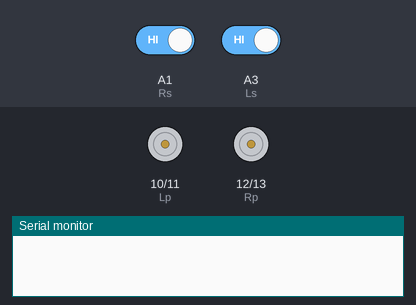
Recording of a sketch running on a simulated Arduino Uno, built with avr-gcc and run on an emulated ATmega328P. On the bench: motor-driver pin pairs drawn as motors (green arrow = first pin HIGH = forward, orange = second pin HIGH = backward, longer = more drive), the last lines printed to the serial monitor. The test bench sets the inputs (shaded band); at power-on: A1 (Rs) HIGH, A3 (Ls) HIGH.

Above: at 1.2 s.
1.3 s: A1 (Rs) driven LOW
At 2.4 s:
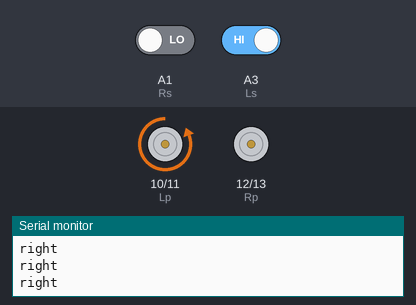
2.8 s: A3 (Ls) driven LOW
At 4.0 s:
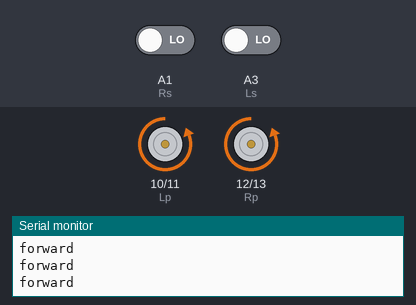
4.3 s: A1 (Rs) driven HIGH
At 5.0 s:
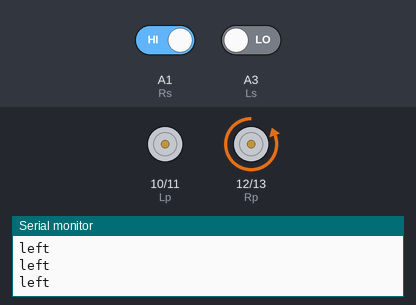
Timing chart, 0 to 7.3 s (numbered marks = the images above; inputs shaded):
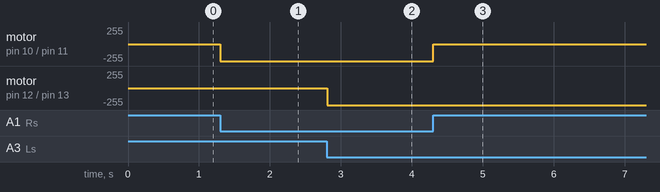

Measured:
- after the input at 1.3 s, motor on pin 10 (Lp) / pin 11 (Ln): stopped → backward 255/255 at once
- after the input at 2.8 s, motor on pin 12 (Rp) / pin 13 (Rn): stopped → backward 255/255 at once
- after the input at 4.3 s, motor on pin 10 (Lp) / pin 11 (Ln): backward 255/255 → stopped at once

The sketch:

line.ino
```cpp
/*
 *  Program: line_following_white
 *
 *  Reads an input from the line following sensors panel connected at pins A1,A2,A3
 *  and drives the left and right motor to trace the line
 *  Background Color: Black
 *  Line Color: White
 *  Sensor sequence -->  Sensor orientation: LED's facing forward
                         |----------------------------------------------|
                         |---A4----------A3-----A2-----A1----------A0---|
                         |----------------------------------------------|
                                      sensors utilised A3-A1
 *
 *  Digital Sensor Output:  Black = 0
 *                          White = 1
 *  Serial Baudrate: 9600 baud
 *
*/

// Left Motor Controls
# define Lp  10    // ip B
# define Ln  11   // ip A
//# define El  5
// Right Motor Controls
# define Rp  12   // ip A
# define Rn  13   // ip B
//# define Er  6

// Grid Sensors // holding the bot with gripper oriented outwards
# define Rs   A1
//# define Ms   A2
# define Ls   A3

void setup()
{  // put your setup code here, to run once:
  Serial.begin(9600);
  pinMode (Lp, OUTPUT);
  pinMode (Ln, OUTPUT);
  //pinMode (El, OUTPUT);
  pinMode (Rp, OUTPUT);
  pinMode (Rn, OUTPUT);
 // pinMode (Er, OUTPUT);

  //digitalWrite (El,HIGH);
  //digitalWrite (Er,HIGH);

  pinMode (Rs, INPUT);
  //pinMode (Ms, INPUT);
  pinMode (Ls, INPUT);
}

void loop()  {
// put your code here to run for ever
  if (!(digitalRead(Ls))  && !(digitalRead(Rs)))         // if all white // s3, s2, s1 on white
     {  MotorControl(1,1); Serial.println("forward");   }
  else if (!(digitalRead(Ls))  && (digitalRead(Rs)))    // if Right on black // S1 out
     {  MotorControl(0,1); Serial.println("left"); }

  else if ((digitalRead(Ls)) && (!digitalRead(Rs)))    // if Left on black // s2 out
     {  MotorControl(1,0); Serial.println("right"); }
  else if (!(digitalRead(Ls))  && !(digitalRead(Rs)))         // if all white // s3, s2, s1 on white
     {  MotorControl(0,0); Serial.println("stop");   }

}

void MotorControl(int driveL, int driveR)
{
switch (driveL) {

    case 0:                  // lft STOP
      digitalWrite (Ln,LOW);
      digitalWrite (Lp,LOW);
      break;

    case 1:                  // lft FORWARD
      digitalWrite (Ln,HIGH);
      digitalWrite (Lp,LOW);
      break;

    case 2:                  // lft REVERSE
      digitalWrite (Ln,LOW);
      digitalWrite (Lp,HIGH);
      break;

    default:break;
  }

switch (driveR) {

    case 0:                  // rgt STOP
      digitalWrite (Rn,LOW);
      digitalWrite (Rp,LOW);
      break;

    case 1:                  // rgt FORWARD
      digitalWrite (Rn,HIGH);
      digitalWrite (Rp,LOW);
      break;

    case 2:                  // rgt REVERSE
      digitalWrite (Rn,LOW);
      digitalWrite (Rp,HIGH);
      break;

    default:break;
  }
}
```
